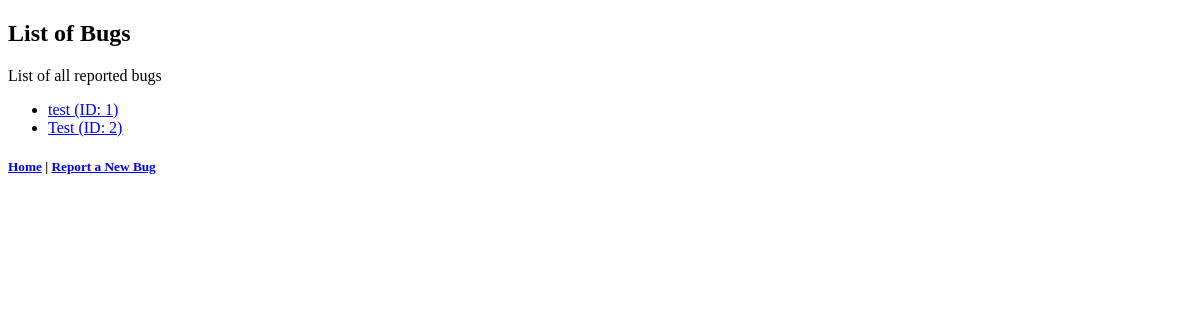
The app's page /bug/list/, older data.
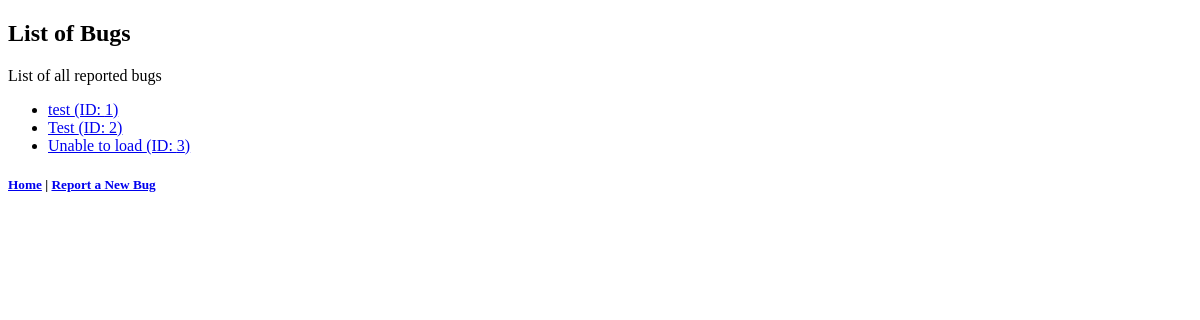
The same page, newer data.
### bug/models.py (models this page shows, shortened)
class Bug(models.Model):
    description_text = models.CharField(max_length=200)
    bug_type_text = models.CharField(max_length=200)
    report_date = models.DateTimeField(auto_now_add=True)
    status_text = models.CharField(max_length=50)

### bug/views.py (the view)
# urls.py: path("list/", views.ListView.as_view(), name="list")
class ListView(generic.ListView):
    template_name = "bug/list.html"
    context_object_name = "bug_list"
    def get_queryset(self):
        return Bug.objects.all()

### bug/templates/bug/list.html (shortened to what this page needs)
<!DOCTYPE html>
<html lang="en">
<head>
</head>
<body>
    <h2>List of Bugs</h2>
    <p>List of all reported bugs</p>
    {% if bug_list %}
        <ul>
        {% for bug in bug_list %}
            <li><a href="{% url 'bug:detail' bug.id %}">{{ bug.bug_type_text }} (ID: {{ bug.id }})</a></li>
        {% endfor %}
        </ul>
    {% else %}
        <p>No bugs are available.</p>
    {% endif %}
    <h5><a href="{% url 'bug:index' %}">Home</a> | <a href="{% url 'bug:report'  %}">Report a New Bug</a> </h5>
</body>
</html>

Row changes from the older to the newer data that the page shows:
added Bug: bug_type_text "Unable to load", id "3"
